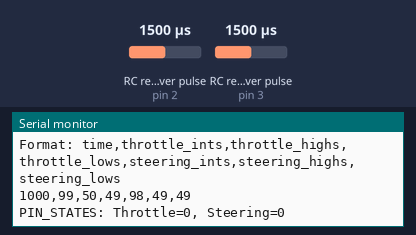
The sketch below on a simulated Arduino Uno, built with avr-gcc and run on an emulated ATmega328P. Shown: the last lines printed to the serial monitor. Wiring (inferred from the names in the program): 2 × RC receiver channel: data pin 2 / data pin 3. The test bench sets the inputs (shaded band); at power-on: RC receiver pulse (sensors on pin 2, pin 3) 1500 µs.

Above: at 1.2 s.
1.3 s: RC receiver pulse (sensor on pin 2) set to 1020 µs
At 2.6 s:
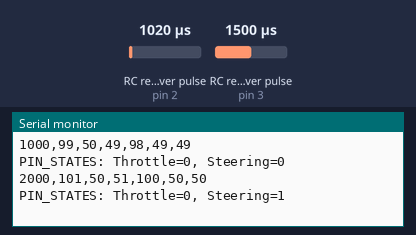
2.8 s: RC receiver pulse (sensor on pin 2) set to 1750 µs
At 3.8 s:
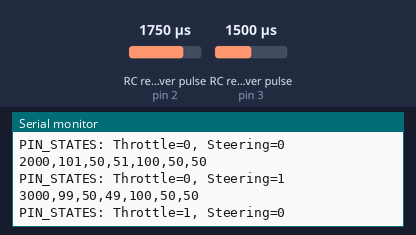
Timing chart, 0 to 5.8 s (numbered marks = the images above; inputs shaded):
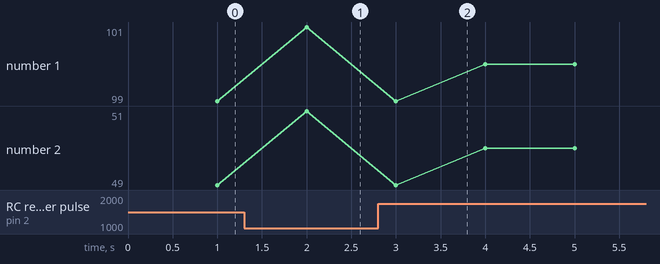

Measured:
- after the input at 1.3 s, the serial monitor: prints a new line after 0.70 s (image 1)
- after the input at 2.8 s, the serial monitor: prints a new line after 0.20 s (image 2)
- plotted number 1: 99 → 101 after the input at 1.3 s
- plotted number 2: 49 → 51 after the input at 1.3 s

The sketch:

debug_pwm.ino
```cpp
// Debug PWM Reader - Shows detailed interrupt activity on both pins
// This will help us understand why throttle isn't working

const byte THROTTLE_PIN = 2;
const byte STEERING_PIN = 3;

// Throttle counters
volatile unsigned long throttle_interrupts = 0;
volatile unsigned long throttle_high_edges = 0;
volatile unsigned long throttle_low_edges = 0;
volatile unsigned long throttle_last_high = 0;
volatile unsigned long throttle_last_low = 0;

// Steering counters
volatile unsigned long steering_interrupts = 0;
volatile unsigned long steering_high_edges = 0;
volatile unsigned long steering_low_edges = 0;
volatile unsigned long steering_last_high = 0;
volatile unsigned long steering_last_low = 0;

void setup() {
  Serial.begin(115200);

  pinMode(THROTTLE_PIN, INPUT);
  pinMode(STEERING_PIN, INPUT);

  // Attach interrupts
  attachInterrupt(digitalPinToInterrupt(THROTTLE_PIN), throttleISR, CHANGE);
  attachInterrupt(digitalPinToInterrupt(STEERING_PIN), steeringISR, CHANGE);

  Serial.println("DEBUG_PWM_READY");
  Serial.println("Monitoring interrupt activity on both pins...");
  Serial.println("Move throttle and steering to see interrupt counts");
  Serial.println("Format: time,throttle_ints,throttle_highs,throttle_lows,steering_ints,steering_highs,steering_lows");
}

void throttleISR() {
  throttle_interrupts++;
  unsigned long now = micros();

  if (digitalRead(THROTTLE_PIN) == HIGH) {
    throttle_high_edges++;
    throttle_last_high = now;
  } else {
    throttle_low_edges++;
    throttle_last_low = now;
  }
}

void steeringISR() {
  steering_interrupts++;
  unsigned long now = micros();

  if (digitalRead(STEERING_PIN) == HIGH) {
    steering_high_edges++;
    steering_last_high = now;
  } else {
    steering_low_edges++;
    steering_last_low = now;
  }
}

void loop() {
  static unsigned long lastReport = 0;
  unsigned long now = millis();

  if (now - lastReport >= 1000) {  // Report every second
    lastReport = now;

    // Read all counters atomically
    noInterrupts();
    unsigned long t_ints = throttle_interrupts;
    unsigned long t_highs = throttle_high_edges;
    unsigned long t_lows = throttle_low_edges;
    unsigned long s_ints = steering_interrupts;
    unsigned long s_highs = steering_high_edges;
    unsigned long s_lows = steering_low_edges;

    // Reset counters
    throttle_interrupts = 0;
    throttle_high_edges = 0;
    throttle_low_edges = 0;
    steering_interrupts = 0;
    steering_high_edges = 0;
    steering_low_edges = 0;
    interrupts();

    // Report results
    Serial.print(now);
    Serial.print(",");
    Serial.print(t_ints);
    Serial.print(",");
    Serial.print(t_highs);
    Serial.print(",");
    Serial.print(t_lows);
    Serial.print(",");
    Serial.print(s_ints);
    Serial.print(",");
    Serial.print(s_highs);
    Serial.print(",");
    Serial.print(s_lows);
    Serial.println();

    // Also show pin states
    Serial.print("PIN_STATES: Throttle=");
    Serial.print(digitalRead(THROTTLE_PIN));
    Serial.print(", Steering=");
    Serial.println(digitalRead(STEERING_PIN));
  }
}
```
